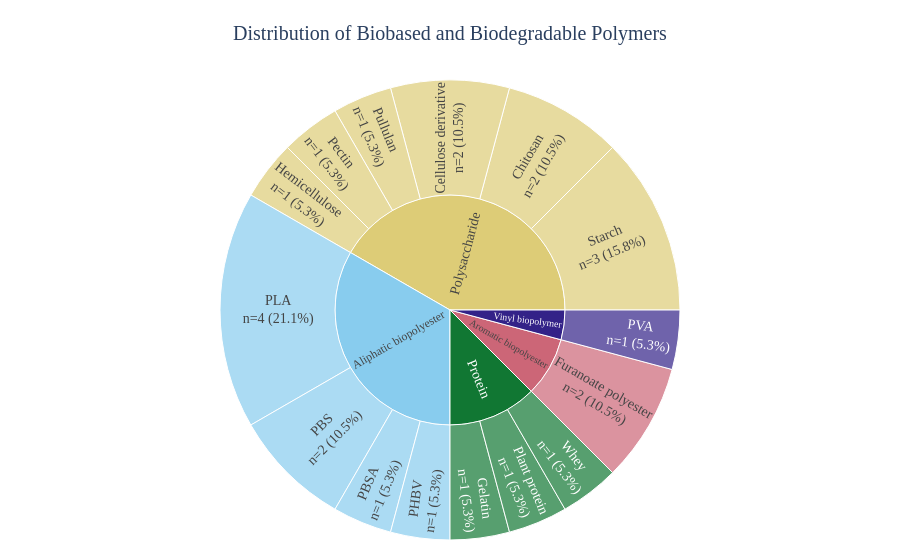
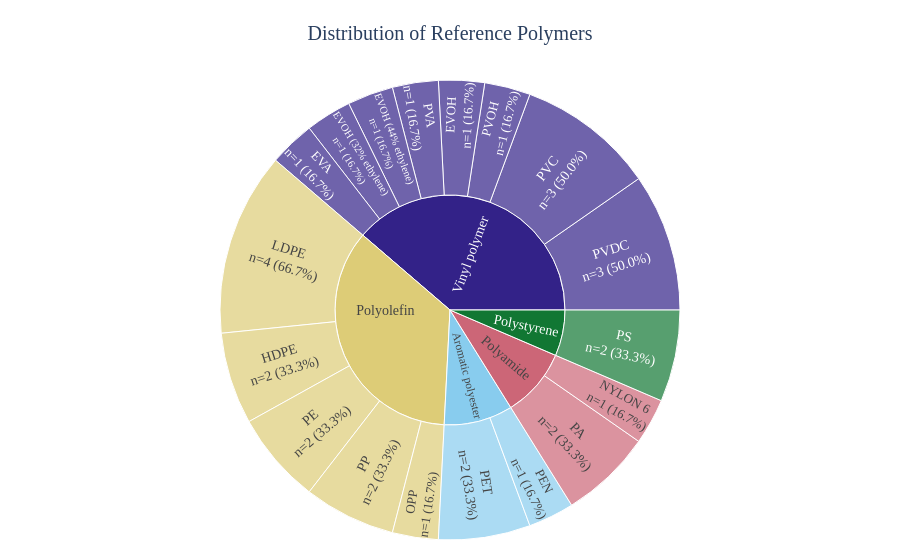

Notebook cell for these charts, in order:
### Code cell
import plotly.express as px
import pandas as pd
import os

# Load & filter
file_name = 'ThesisSharondeBondt_SystematicReview_RawData_v7_20260303.xlsx'
df = pd.read_excel(file_name, sheet_name='Data')
df = df[df['Included_after_screening'] == 'Yes'].copy()

output_folder = 'visualizations_v7'
os.makedirs(output_folder, exist_ok=True)


# ── Figuur 1: Biobased / Biodegradable ───────────────────────────────
bio = df[(df['Biobased'] == 'Yes') | (df['Biodegradable'] == 'Yes')].copy()
total_bio = bio['Article_ID'].nunique()

sun_bio = bio.groupby(['Material_family', 'Polymer_type']).agg(
    paper_count=('Article_ID', 'nunique')
).reset_index()

sun_bio['percentage'] = (sun_bio['paper_count'] / total_bio) * 100
sun_bio['display_label'] = (
    sun_bio['Polymer_type'] + '<br>n=' +
    sun_bio['paper_count'].astype(str) + ' (' +
    sun_bio['percentage'].round(1).astype(str) + '%)'
)

fig1 = px.sunburst(
    sun_bio,
    path=['Material_family', 'display_label'],
    values='paper_count',
    color='Material_family',
    color_discrete_sequence=px.colors.qualitative.Safe,
    title='Distribution of Biobased and Biodegradable Polymers'
)
fig1.update_traces(
    textinfo='label',
    insidetextorientation='radial',
    hovertemplate='<b>%{label}</b>'
)
fig1.update_layout(
    margin=dict(t=80, l=20, r=20, b=20),
    font=dict(size=14, family='Times New Roman'),
    title_font=dict(size=20, family='Times New Roman'),
    title_x=0.5,
    paper_bgcolor='white'
)
fig1.write_html(os.path.join(output_folder, 'sunburst_biobased.html'))
fig1.show()


# ── Figuur 2: Reference materials ────────────────────────────────────
ref = df[df['Reference_polymer'].notna()].copy()
total_ref = ref['Article_ID'].nunique()

sun_ref = ref.groupby(['Reference_polymer_family', 'Reference_polymer']).agg(
    paper_count=('Article_ID', 'nunique')
).reset_index()

sun_ref['percentage'] = (sun_ref['paper_count'] / total_ref) * 100
sun_ref['display_label'] = (
    sun_ref['Reference_polymer'] + '<br>n=' +
    sun_ref['paper_count'].astype(str) + ' (' +
    sun_ref['percentage'].round(1).astype(str) + '%)'
)

fig2 = px.sunburst(
    sun_ref,
    path=['Reference_polymer_family', 'display_label'],
    values='paper_count',
    color='Reference_polymer_family',
    color_discrete_sequence=px.colors.qualitative.Safe,
    title='Distribution of Reference Polymers'
)
fig2.update_traces(
    textinfo='label',
    insidetextorientation='radial',
    hovertemplate='<b>%{label}</b>'
)
fig2.update_layout(
    margin=dict(t=80, l=20, r=20, b=20),
    font=dict(size=14, family='Times New Roman'),
    title_font=dict(size=20, family='Times New Roman'),
    title_x=0.5,
    paper_bgcolor='white'
)
fig2.write_html(os.path.join(output_folder, 'sunburst_reference.html'))
fig2.show()

### Figure 1 — Plotly figure (JSON) as saved in the notebook; plotly's stock layout.template omitted (floating-point values rounded to 4 significant figures)
{"data": [{"branchvalues": "total", "customdata": [["Aliphatic biopolyester"], ["Aliphatic biopolyester"], ["Aliphatic biopolyester"], ["Aliphatic biopolyester"], ["Aliphatic biopolyester"], ["Aromatic biopolyester"], ["Aromatic biopolyester"], ["Polysaccharide"], ["Polysaccharide"], ["Polysaccharide"], ["Polysaccharide"], ["Polysaccharide"], ["Polysaccharide"], ["Polysaccharide"], ["Protein"], ["Protein"], ["Protein"], ["Protein"], ["Vinyl biopolymer"], ["Vinyl biopolymer"]], "domain": {"x": [0, 1], "y": [0, 1]}, "hovertemplate": "<b>%{label}</b>", "ids": ["Aliphatic biopolyester/PBS<br>n=2 (10.5%)", "Aliphatic biopolyester/PBSA<br>n=1 (5.3%)", "Aliphatic biopolyester/PHBV<br>n=1 (5.3%)", "Aliphatic biopolyester/PLA<br>n=4 (21.1%)", "Aliphatic biopolyester", "Aromatic biopolyester/Furanoate polyester<br>n=2 (10.5%)", "Aromatic biopolyester", "Polysaccharide", "Polysaccharide/Starch<br>n=3 (15.8%)", "Polysaccharide/Pullulan<br>n=1 (5.3%)", "Polysaccharide/Pectin<br>n=1 (5.3%)", "Polysaccharide/Hemicellulose<br>n=1 (5.3%)", "Polysaccharide/Chitosan<br>n=2 (10.5%)", "Polysaccharide/Cellulose derivative<br>n=2 (10.5%)", "Protein/Gelatin<br>n=1 (5.3%)", "Protein/Plant protein<br>n=1 (5.3%)", "Protein/Whey<br>n=1 (5.3%)", "Protein", "Vinyl biopolymer/PVA<br>n=1 (5.3%)", "Vinyl biopolymer"], "insidetextorientation": "radial", "labels": ["PBS<br>n=2 (10.5%)", "PBSA<br>n=1 (5.3%)", "PHBV<br>n=1 (5.3%)", "PLA<br>n=4 (21.1%)", "Aliphatic biopolyester", "Furanoate polyester<br>n=2 (10.5%)", "Aromatic biopolyester", "Polysaccharide", "Starch<br>n=3 (15.8%)", "Pullulan<br>n=1 (5.3%)", "Pectin<br>n=1 (5.3%)", "Hemicellulose<br>n=1 (5.3%)", "Chitosan<br>n=2 (10.5%)", "Cellulose derivative<br>n=2 (10.5%)", "Gelatin<br>n=1 (5.3%)", "Plant protein<br>n=1 (5.3%)", "Whey<br>n=1 (5.3%)", "Protein", "PVA<br>n=1 (5.3%)", "Vinyl biopolymer"], "marker": {"colors": ["rgb(136, 204, 238)", "rgb(136, 204, 238)", "rgb(136, 204, 238)", "rgb(136, 204, 238)", "rgb(136, 204, 238)", "rgb(204, 102, 119)", "rgb(204, 102, 119)", "rgb(221, 204, 119)", "rgb(221, 204, 119)", "rgb(221, 204, 119)", "rgb(221, 204, 119)", "rgb(221, 204, 119)", "rgb(221, 204, 119)", "rgb(221, 204, 119)", "rgb(17, 119, 51)", "rgb(17, 119, 51)", "rgb(17, 119, 51)", "rgb(17, 119, 51)", "rgb(51, 34, 136)", "rgb(51, 34, 136)"]}, "name": "", "parents": ["Aliphatic biopolyester", "Aliphatic biopolyester", "Aliphatic biopolyester", "Aliphatic biopolyester", "", "Aromatic biopolyester", "", "", "Polysaccharide", "Polysaccharide", "Polysaccharide", "Polysaccharide", "Polysaccharide", "Polysaccharide", "Protein", "Protein", "Protein", "", "Vinyl biopolymer", ""], "textinfo": "label", "type": "sunburst", "values": [2.0, 1.0, 1.0, 4.0, 8.0, 2.0, 2.0, 10.0, 3.0, 1.0, 1.0, 1.0, 2.0, 2.0, 1.0, 1.0, 1.0, 3.0, 1.0, 1.0]}], "layout": {"font": {"family": "Times New Roman", "size": 14}, "legend": {"tracegroupgap": 0}, "margin": {"b": 20, "l": 20, "r": 20, "t": 80}, "paper_bgcolor": "white", "sunburstcolorway": ["rgb(136, 204, 238)", "rgb(204, 102, 119)", "rgb(221, 204, 119)", "rgb(17, 119, 51)", "rgb(51, 34, 136)", "rgb(170, 68, 153)", "rgb(68, 170, 153)", "rgb(153, 153, 51)", "rgb(136, 34, 85)", "rgb(102, 17, 0)", "rgb(136, 136, 136)"], "title": {"font": {"family": "Times New Roman", "size": 20}, "text": "Distribution of Biobased and Biodegradable Polymers", "x": 0.5}}}

### Figure 2 — Plotly figure (JSON) as saved in the notebook; plotly's stock layout.template omitted (floating-point values rounded to 4 significant figures)
{"data": [{"branchvalues": "total", "customdata": [["Aromatic polyester"], ["Aromatic polyester"], ["Aromatic polyester"], ["Polyamide"], ["Polyamide"], ["Polyamide"], ["Polyolefin"], ["Polyolefin"], ["Polyolefin"], ["Polyolefin"], ["Polyolefin"], ["Polyolefin"], ["Polystyrene"], ["Polystyrene"], ["Vinyl polymer"], ["Vinyl polymer"], ["Vinyl polymer"], ["Vinyl polymer"], ["Vinyl polymer"], ["Vinyl polymer"], ["Vinyl polymer"], ["Vinyl polymer"], ["Vinyl polymer"]], "domain": {"x": [0, 1], "y": [0, 1]}, "hovertemplate": "<b>%{label}</b>", "ids": ["Aromatic polyester/PEN<br>n=1 (16.7%)", "Aromatic polyester/PET<br>n=2 (33.3%)", "Aromatic polyester", "Polyamide/NYLON 6<br>n=1 (16.7%)", "Polyamide/PA<br>n=2 (33.3%)", "Polyamide", "Polyolefin/HDPE<br>n=2 (33.3%)", "Polyolefin/LDPE<br>n=4 (66.7%)", "Polyolefin/OPP<br>n=1 (16.7%)", "Polyolefin/PE<br>n=2 (33.3%)", "Polyolefin/PP<br>n=2 (33.3%)", "Polyolefin", "Polystyrene/PS<br>n=2 (33.3%)", "Polystyrene", "Vinyl polymer/PVOH<br>n=1 (16.7%)", "Vinyl polymer/PVDC<br>n=3 (50.0%)", "Vinyl polymer/EVOH<br>n=1 (16.7%)", "Vinyl polymer/PVA<br>n=1 (16.7%)", "Vinyl polymer/EVOH (44% ethylene)<br>n=1 (16.7%)", "Vinyl polymer/EVOH (32% ethylene)<br>n=1 (16.7%)", "Vinyl polymer/EVA<br>n=1 (16.7%)", "Vinyl polymer/PVC<br>n=3 (50.0%)", "Vinyl polymer"], "insidetextorientation": "radial", "labels": ["PEN<br>n=1 (16.7%)", "PET<br>n=2 (33.3%)", "Aromatic polyester", "NYLON 6<br>n=1 (16.7%)", "PA<br>n=2 (33.3%)", "Polyamide", "HDPE<br>n=2 (33.3%)", "LDPE<br>n=4 (66.7%)", "OPP<br>n=1 (16.7%)", "PE<br>n=2 (33.3%)", "PP<br>n=2 (33.3%)", "Polyolefin", "PS<br>n=2 (33.3%)", "Polystyrene", "PVOH<br>n=1 (16.7%)", "PVDC<br>n=3 (50.0%)", "EVOH<br>n=1 (16.7%)", "PVA<br>n=1 (16.7%)", "EVOH (44% ethylene)<br>n=1 (16.7%)", "EVOH (32% ethylene)<br>n=1 (16.7%)", "EVA<br>n=1 (16.7%)", "PVC<br>n=3 (50.0%)", "Vinyl polymer"], "marker": {"colors": ["rgb(136, 204, 238)", "rgb(136, 204, 238)", "rgb(136, 204, 238)", "rgb(204, 102, 119)", "rgb(204, 102, 119)", "rgb(204, 102, 119)", "rgb(221, 204, 119)", "rgb(221, 204, 119)", "rgb(221, 204, 119)", "rgb(221, 204, 119)", "rgb(221, 204, 119)", "rgb(221, 204, 119)", "rgb(17, 119, 51)", "rgb(17, 119, 51)", "rgb(51, 34, 136)", "rgb(51, 34, 136)", "rgb(51, 34, 136)", "rgb(51, 34, 136)", "rgb(51, 34, 136)", "rgb(51, 34, 136)", "rgb(51, 34, 136)", "rgb(51, 34, 136)", "rgb(51, 34, 136)"]}, "name": "", "parents": ["Aromatic polyester", "Aromatic polyester", "", "Polyamide", "Polyamide", "", "Polyolefin", "Polyolefin", "Polyolefin", "Polyolefin", "Polyolefin", "", "Polystyrene", "", "Vinyl polymer", "Vinyl polymer", "Vinyl polymer", "Vinyl polymer", "Vinyl polymer", "Vinyl polymer", "Vinyl polymer", "Vinyl polymer", ""], "textinfo": "label", "type": "sunburst", "values": [1.0, 2.0, 3.0, 1.0, 2.0, 3.0, 2.0, 4.0, 1.0, 2.0, 2.0, 11.0, 2.0, 2.0, 1.0, 3.0, 1.0, 1.0, 1.0, 1.0, 1.0, 3.0, 12.0]}], "layout": {"font": {"family": "Times New Roman", "size": 14}, "legend": {"tracegroupgap": 0}, "margin": {"b": 20, "l": 20, "r": 20, "t": 80}, "paper_bgcolor": "white", "sunburstcolorway": ["rgb(136, 204, 238)", "rgb(204, 102, 119)", "rgb(221, 204, 119)", "rgb(17, 119, 51)", "rgb(51, 34, 136)", "rgb(170, 68, 153)", "rgb(68, 170, 153)", "rgb(153, 153, 51)", "rgb(136, 34, 85)", "rgb(102, 17, 0)", "rgb(136, 136, 136)"], "title": {"font": {"family": "Times New Roman", "size": 20}, "text": "Distribution of Reference Polymers", "x": 0.5}}}
